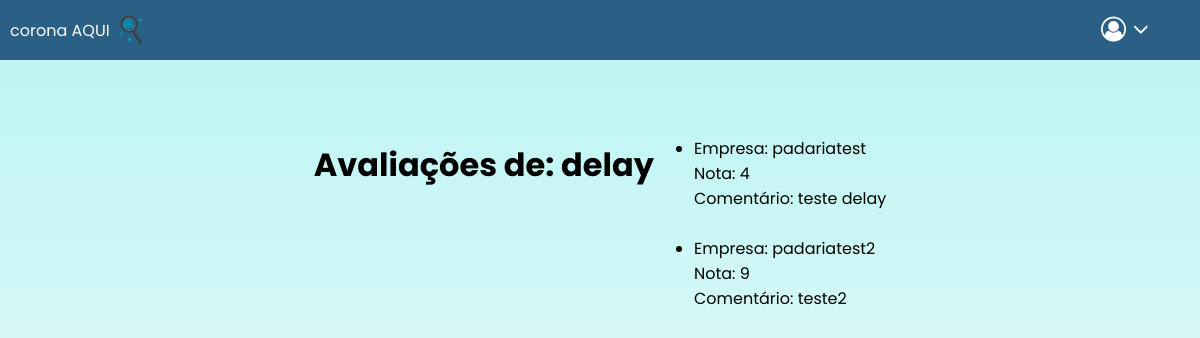
The page /registros/minhas-avaliacoes (signed in) on the database its author committed.
### registros/models.py (models this page shows, shortened)
class Usuários(models.Model):
    id = models.AutoField(auto_created=True, primary_key=True, serialize=False, verbose_name='ID')
    name = models.CharField(max_length=64)
    email =  models.CharField(max_length=64)
    password = models.CharField(max_length=64)
    user = models.CharField(max_length=64)

class Empresas(models.Model):
    id = models.AutoField(auto_created=True, primary_key=True, serialize=False, verbose_name='ID')
    address = models.CharField(max_length=200)
    name = models.CharField(max_length=101)
    grade = models.IntegerField()
    longitude = models.FloatField(default='0.00')
    latitude = models.FloatField(default='0.00')

class Avaliações(models.Model):
    id = models.AutoField(auto_created=True, primary_key=True, serialize=False, verbose_name='ID')
    user = models.ManyToManyField(Usuários, blank=True, related_name="usuário")
    empresa = models.ManyToManyField(Empresas, blank=True, related_name="empresas")
    comment = models.CharField(max_length=300, default='Não deixou comentários sobre o estabelecimento.')
    grade = models.IntegerField()

### registros/views.py (the view)
# urls.py: path("minhas-avaliacoes", views.get_avaliacoes),
def get_avaliacoes(request):
    user = None
    avaliacoes_arr = []
    if request.session.has_key('username'):
        user = request.session['username']
        userid = list(Usuários.objects.filter(user=user).values('id'))[0]['id']
        avaliacoes = Avaliações.objects.filter(user__id=userid)
        for avaliacao in avaliacoes:
            avaliacoes_arr.append({'empresa':list(avaliacao.empresa.all())[0].name, 'comentario':avaliacao.comment, 'nota':avaliacao.grade})
    return render(request, "registros/minhas-avaliacoes.html", {"user" : user, "avaliacoes" : avaliacoes_arr})

### registros/templates/registros/minhas-avaliacoes.html
{% extends "registros/layout.html" %}
{% block body %}
    <h1>Avaliações de: {{ user }}</h1>
    <ul>
        {% for avaliacao in avaliacoes %}
            <li>
                    Empresa: {{ avaliacao.empresa }}<br>
                    Nota: {{ avaliacao.nota }}<br>
                    Comentário: {{ avaliacao.comentario }}
            </li><br>
        {% endfor %}
    </ul>
{% endblock %}

### home/static/index.css (style rules this page uses)
body { margin: 0; font-family: 'Poppins'; }

### rows shown on the page
Usuários: user "delay"
Empresas: empresa "padariatest"
Avaliações: comentario "teste delay"
Empresas: empresa "padariatest2"
Avaliações: comentario "teste2"

### other values the page prints
{{ avaliacao.nota }} "4" "9"
